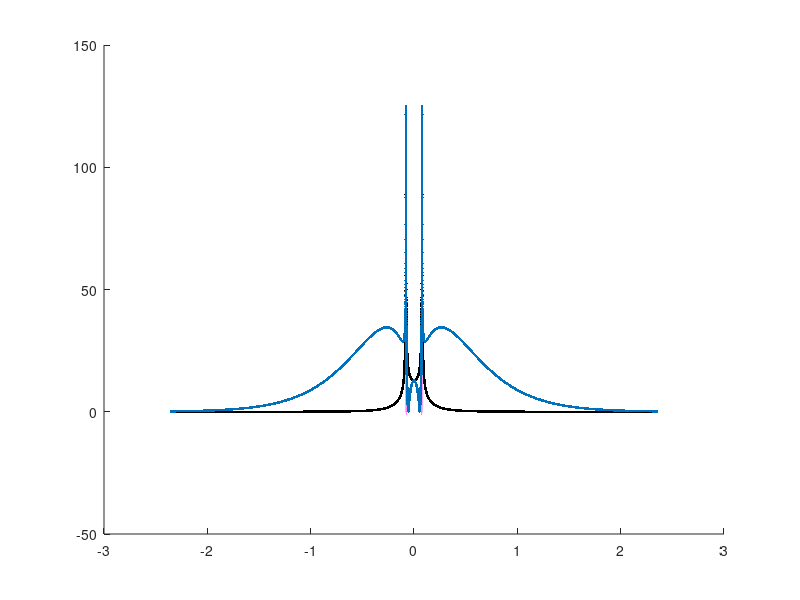

Here is the MATLAB script that generated this plot:
delta   =0* 0.001;
w       = 2-1i*delta;
bet     = 1;
k       = 1e2*(7.8540e-04 - 3.9270e-06i);%w/bet*(1-1i/(2*1000));
x       = 0;
z       = sqrt(13);
thr      = atan(z/x);
r       = sqrt( x^2 + z^2 );
kr      = k*r;


ref(1)  = besselh(0,2,real(kr));
txt{1}  = 'H0              ';
ref(2)  = besselh(0,2,(kr));
txt{2}  = 'H0 w cmplx      ';

ref2(1)  = besselh(2,2,real(kr));
txt2{1}  = 'H2              ';
ref2(2)  = besselh(2,2,(kr));
txt2{2}  = 'H2 w cmplx      ';

%integration lineaire en dkx
nkx     = 4*1e5;
kx      = linspace(-10*real(k),10*real(k),nkx);
dkx     = kx(2)-kx(1);
kz      = sqrt(k^2-kx.^2);

tmp     = exp(-1i*(kx*x+kz*abs(z)))./kz;
ref(3)  = 1/pi*sum(tmp)*dkx;
txt{3}  = 'int OP dkx lin  ';
figure(10);hold on
plot(kx,abs(tmp),'r')

tmp2     = 1/cos(2*thr)*(kz.^2-kx.^2)./k.^2.*exp(-1i*(kx*x+kz*abs(z)))./kz;
ref2(3)  = 1/pi*sum(tmp2)*dkx;
txt2{3}  = 'int OP dkx lin  ';
plot(kx,imag(tmp2),'m')


%integration lineaire en theta reel puis transpose au inhomogene
nth     = 1000;
th      = linspace(90,0,nth+1)*pi/180;
th      = th(1:nth);
kx      = real(k)*cos(th);
kxf     = 30*real(k);
kx      = [kx,  kxf-sin(th)*(kxf-real(k));];
% th      = linspace(180,90,nth)*pi/180;
kx      = [-fliplr(kx), kx];

kz      = sqrt(k^2-kx.^2);
dkx     = zeros(1,4*nth);
dkx(1)  = kx(2)     - kx(1);
dkx(end)= kx(4*nth)   - kx(4*nth-1);
dkx(2:end-1) = diff(kx(1:(4*nth-1)))/2 + diff(kx(2:4*nth))/2;

kz      =-kz.*sign(imag(kz));

tmp     = exp(-1i*(kx*x+kz*abs(z)))./kz;
ref(4)  = 1/pi*sum(tmp.*dkx);
txt{4}  = 'int OP dkx theta';
plot(kx,abs(tmp),'k.')


tmp2    = 1/cos(2*thr)*(kz.^2-kx.^2)./k.^2.*exp(-1i*(kx*x+kz*abs(z)))./kz;
ord     = 2;
tmp2    = .5/cos(ord*thr)*(((kz-1i*kx)/k).^ord+((-kz-1i*kx)/k).^ord).*exp(-1i*(kx*x+kz*abs(z)))./kz;

ref2(4)  = 1/pi*sum(tmp2.*dkx);
txt2{4}  = 'int OP dkx theta';
plot(kx,abs(tmp2),'.')


for i=1:4
    txt0{i}=[num2str(ref(i),'%#5.3s\t'),'   ',txt{i},'   ',num2str(ref2(i),'%s\t'),'    ',txt2{i}];
end

txt0.'